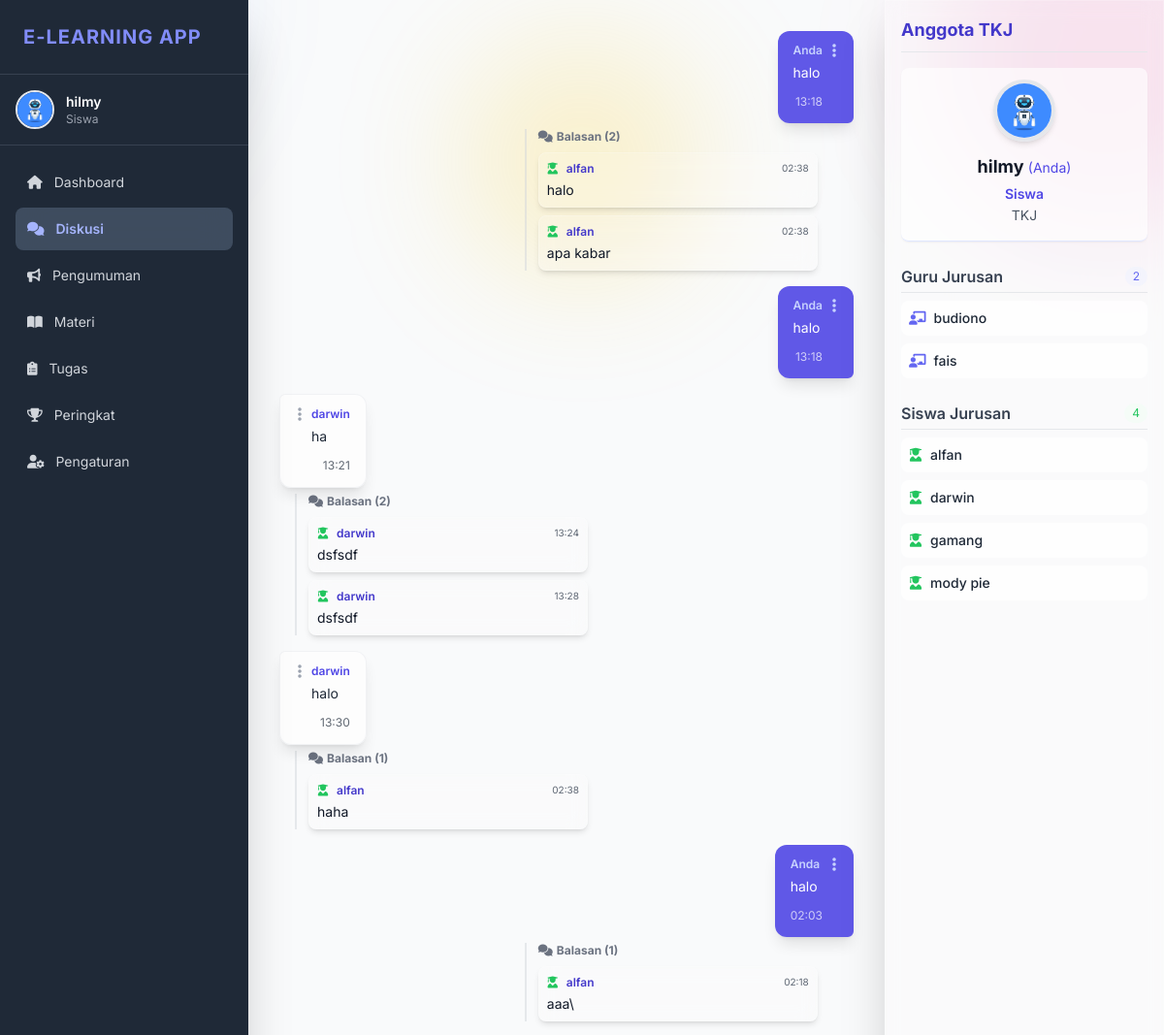
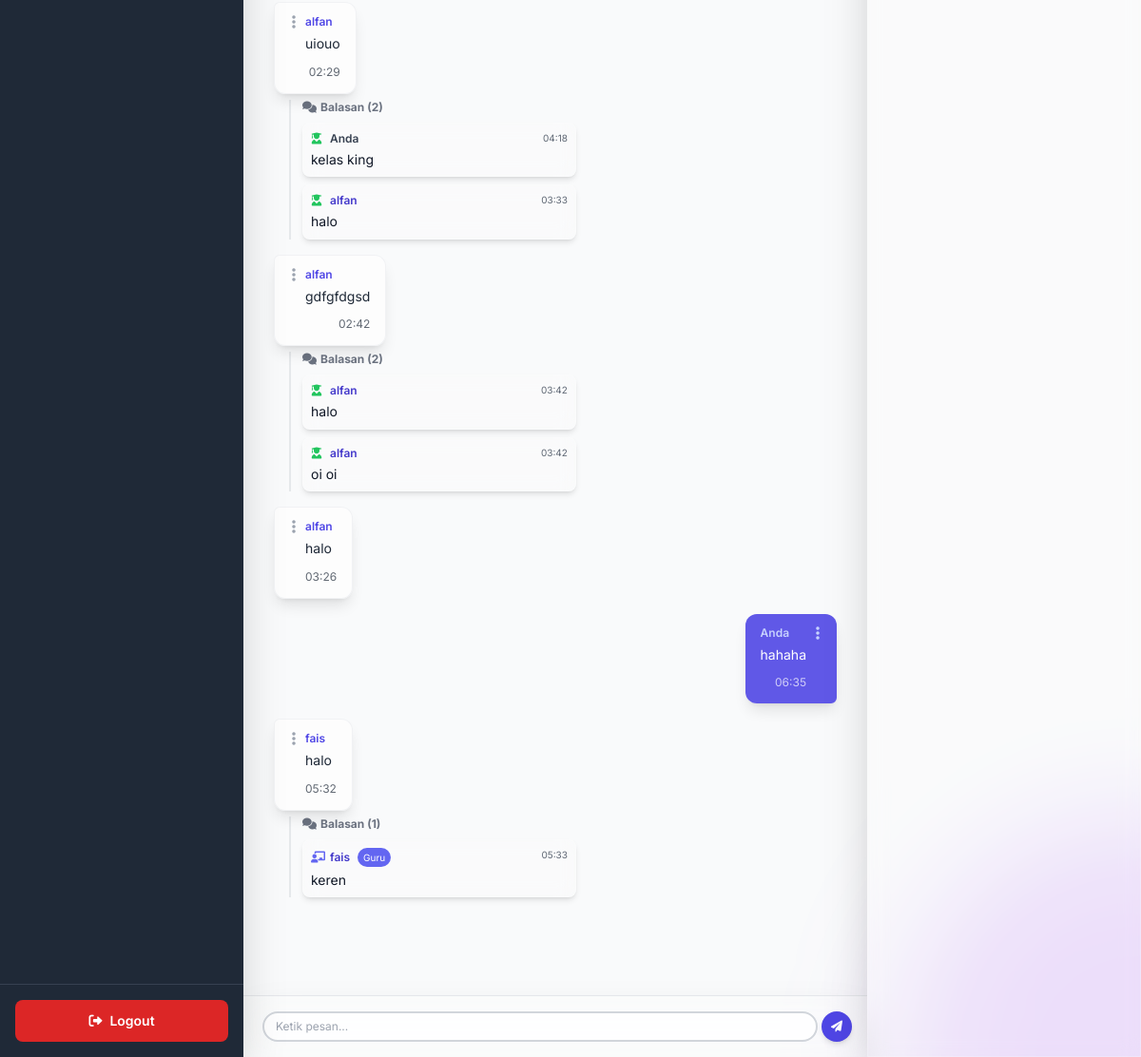
The app's page /elearning/public/diskusi.php (signed in), older data (2 pictures, top to bottom).
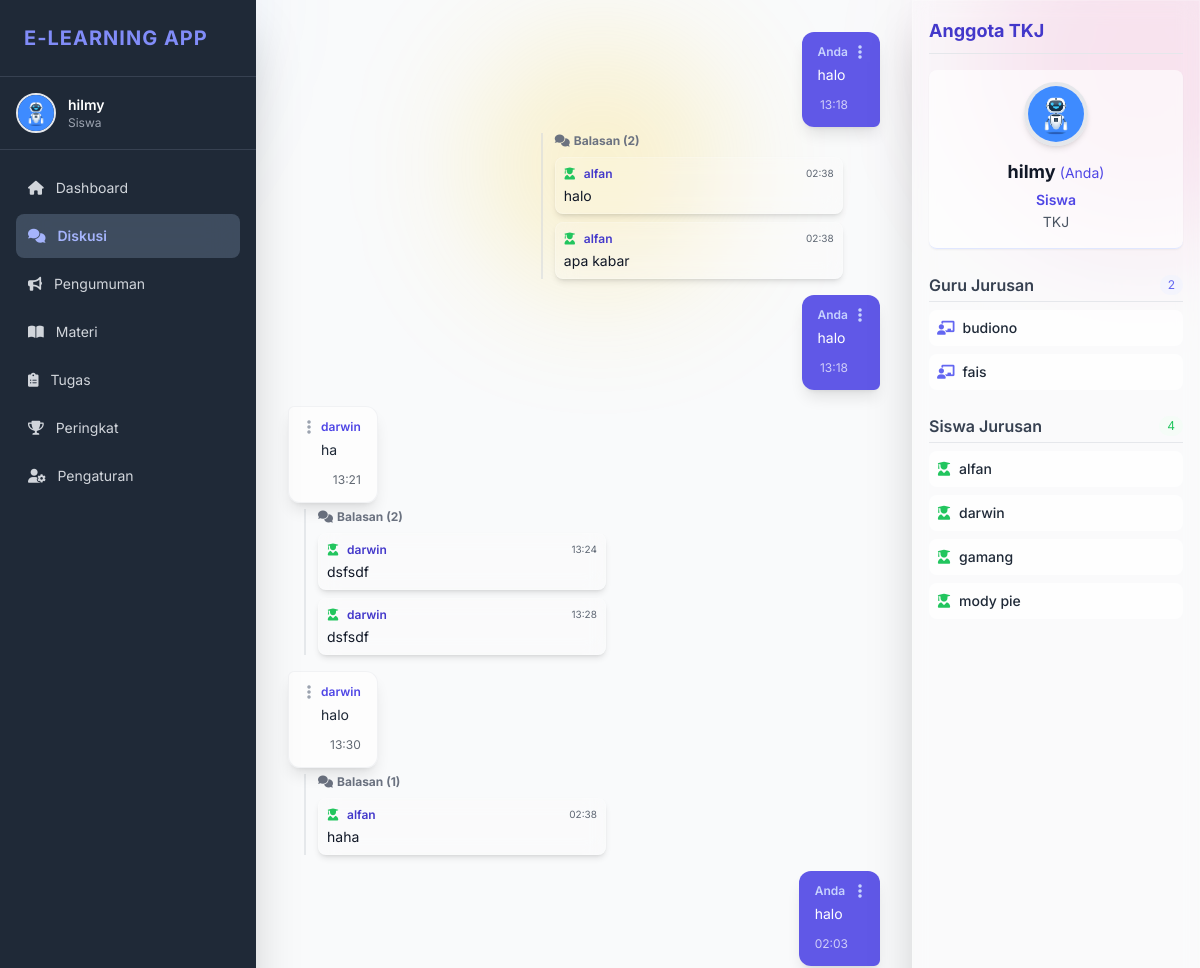
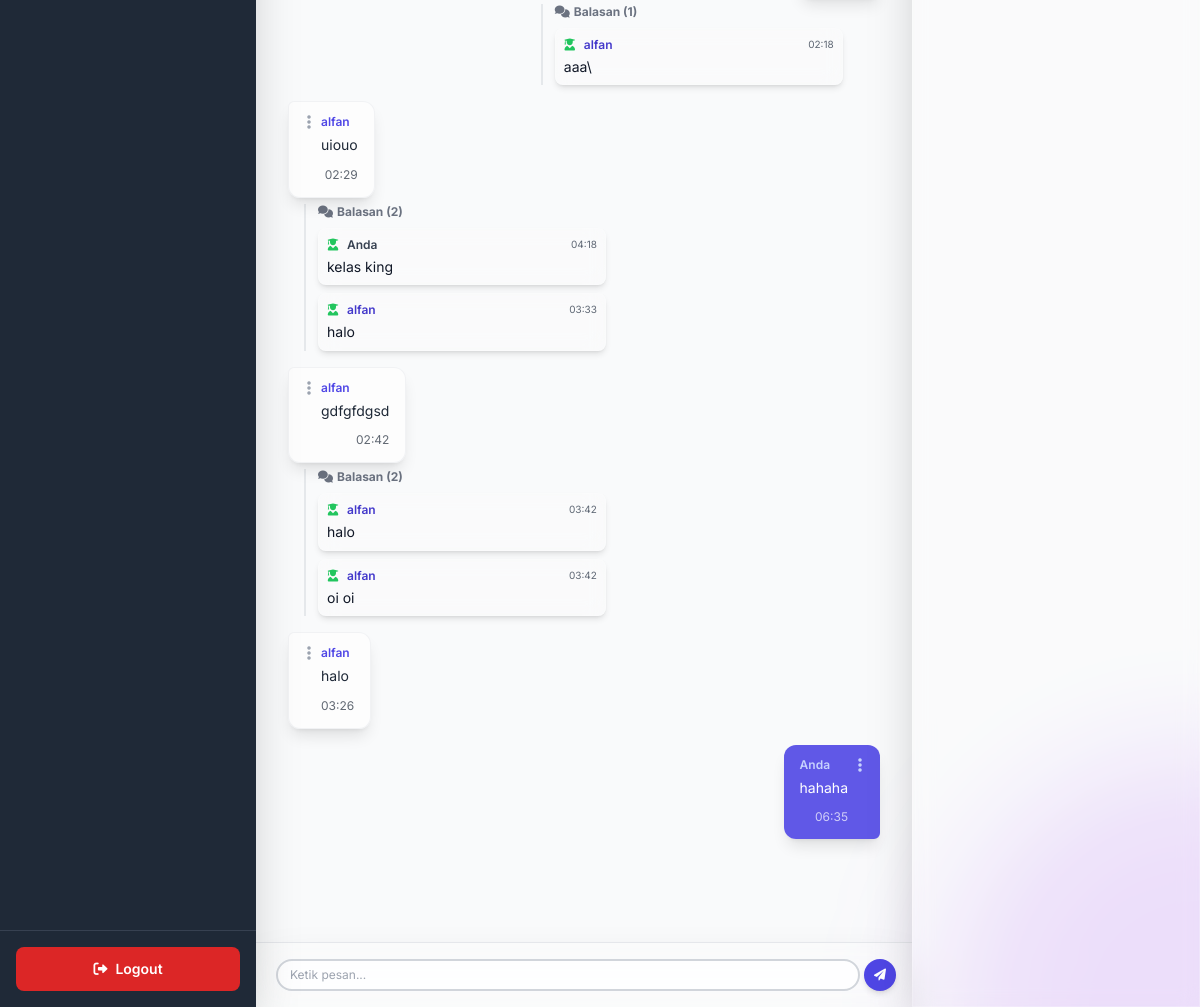
The same page, newer data (2 pictures, top to bottom).
### tables this page shows
CREATE TABLE `users` (
  `id` int(11) NOT NULL,
  `nama` varchar(100) NOT NULL,
  `jurusan` enum('RPL','TKJ','Akuntansi','Multimedia','Pemasaran','N/A') NOT NULL,
  `email` varchar(100) NOT NULL,
  `password` varchar(255) NOT NULL,
  `role` enum('siswa','guru') NOT NULL,
  `foto_profil` varchar(255) DEFAULT NULL,
  `token` varchar(100) DEFAULT NULL,
  `is_verified` tinyint(1) DEFAULT 0,
  `created_at` timestamp NOT NULL DEFAULT current_timestamp(),
  `reset_token` varchar(255) DEFAULT NULL,
  `reset_expired` datetime DEFAULT NULL
);

CREATE TABLE `diskusi` (
  `id` int(11) NOT NULL,
  `judul` varchar(255) NOT NULL,
  `isi` text NOT NULL,
  `user_id` int(11) NOT NULL,
  `jurusan` enum('RPL','TKJ','Akuntansi','Multimedia','Pemasaran') NOT NULL,
  `created_at` timestamp NOT NULL DEFAULT current_timestamp()
);

CREATE TABLE `diskusi_reply` (
  `id` int(11) NOT NULL,
  `diskusi_id` int(11) NOT NULL,
  `user_id` int(11) NOT NULL,
  `isi` text NOT NULL,
  `jurusan` enum('RPL','TKJ','Akuntansi','Multimedia','Pemasaran','N/A') NOT NULL,
  `created_at` timestamp NOT NULL DEFAULT current_timestamp()
);

### elearning/public/diskusi.php (the view, shortened to what the rows shown need)
<?php
require_once __DIR__ . '/../config/db.php';
$user_id = $_SESSION['user_id'];
try {
    $stmt = $pdo->prepare("SELECT * FROM users WHERE id = :id LIMIT 1");
    $stmt->execute(['id' => $user_id]);
    $user = $stmt->fetch(PDO::FETCH_ASSOC);
    $nama    = htmlspecialchars($user['nama']);
    $jurusan = htmlspecialchars($user['jurusan']);
    $role    = htmlspecialchars($user['role']);
    $initial = strtoupper(substr($nama, 0, 1));
    $foto = !empty($user['foto_profil']) ? "../" . htmlspecialchars($user['foto_profil']) : null;
} catch (PDOException $e) {
    echo "Terjadi kesalahan database: " . $e->getMessage();
    exit;
}
$stmt = $pdo->prepare("SELECT d.*, u.nama FROM diskusi d JOIN users u ON d.user_id = u.id WHERE d.jurusan = :jurusan_user ORDER BY d.created_at ASC");
$stmt->execute(['jurusan_user' => $jurusan]);
$pesan = $stmt->fetchAll();
$stmtGuru = $pdo->prepare("SELECT nama, email FROM users WHERE jurusan = :jurusan_user AND role = 'guru' ORDER BY nama ASC");
$stmtGuru->execute(['jurusan_user' => $jurusan]);
$guru_jurusan = $stmtGuru->fetchAll(PDO::FETCH_ASSOC);
$stmtSiswa = $pdo->prepare("SELECT nama, email FROM users WHERE jurusan = :jurusan_user AND role = 'siswa' AND id != :current_user_id ORDER BY nama ASC");
$stmtSiswa->execute(['jurusan_user' => $jurusan, 'current_user_id' => $user_id]);
$siswa_jurusan = $stmtSiswa->fetchAll(PDO::FETCH_ASSOC);
?>
<!DOCTYPE html>
<html lang="id">
<head>
    <script src="https://cdn.tailwindcss.com"></script>
    <link rel="stylesheet" href="https://cdnjs.cloudflare.com/ajax/libs/font-awesome/6.0.0-beta3/css/all.min.css" />
</head>
<body class="bg-gray-50 min-h-screen">
    <div class="flex flex-1 overflow-hidden pt-12 md:pt-0">
        <?php require_once __DIR__ . '/../private/sidebar.php';?>
        <div id="chat-panel" class="flex flex-col flex-1 relative overflow-hidden pb-24 md:pb-6">
            <main id="chat-feed" class="p-4 md:p-8 main-content overflow-y-auto pt-16 md:pt-8 md:ml-64 lg:mr-72">
                <?php foreach ($pesan as $row):
                    $is_current_user = ($row['user_id'] == $user_id);
                    $replyStmt = $pdo->prepare("
                        SELECT r.*, u.nama, u.role
                        FROM diskusi_reply r
                        JOIN users u ON r.user_id = u.id
                        WHERE r.diskusi_id = ?
                        ORDER BY r.created_at ASC
                    ");
                    $replyStmt->execute([$row['id']]);
                    $replies = $replyStmt->fetchAll();
                ?>
                <div class="flex <?= htmlspecialchars($is_current_user ? 'justify-end' : 'justify-start', ENT_QUOTES, 'UTF-8'); ?> mb-4">
                    <div class="w-full sm:max-w-3/4 md:max-w-[70%] lg:max-w-[60%] flex flex-col">
                        <div class="rounded-xl p-3 shadow-lg relative
                            <?= htmlspecialchars(
                                $is_current_user
                                    ? 'bg-indigo-600/90 text-white rounded-br-md ml-auto'
                                    : 'bubble-white text-gray-800 rounded-tl-md mr-auto',
                                ENT_QUOTES,
                                'UTF-8'
                            ); ?>">
                            <div class="absolute top-0 p-2 z-20
                                <?= htmlspecialchars($is_current_user ? 'right-0' : 'left-0', ENT_QUOTES, 'UTF-8'); ?>">
                                <button
                                    id="action-btn-<?= htmlspecialchars($row['id'], ENT_QUOTES, 'UTF-8'); ?>"
                                    onclick="toggleActionsMenu(<?= (int)$row['id']; ?>)"
                                    class="p-1 rounded-full transition duration-150 inline-flex items-center
                                    <?= htmlspecialchars(
                                        $is_current_user
                                            ? 'text-indigo-200 hover:text-white hover:bg-indigo-700'
                                            : 'text-gray-400 hover:text-gray-700 hover:bg-gray-100/50',
                                        ENT_QUOTES,
                                        'UTF-8'
                                    ); ?>">
                                    <i class="fas fa-ellipsis-v h-4 w-4"></i>
                                </button>
                            </div>
                            <div class="
                                <?= htmlspecialchars($is_current_user ? 'pr-5 pl-1' : 'pl-5 pr-1', ENT_QUOTES, 'UTF-8'); ?>">
                                <p class="font-semibold text-xs mb-1
                                    <?= htmlspecialchars($is_current_user ? 'text-indigo-200' : 'text-indigo-600', ENT_QUOTES, 'UTF-8'); ?>">
                                    <?= $is_current_user ? 'Anda' : htmlspecialchars($row['nama'], ENT_QUOTES, 'UTF-8'); ?>
                                </p>
                                <p class="text-sm break-words leading-relaxed">
                                    <?= nl2br(htmlspecialchars($row['isi'], ENT_QUOTES, 'UTF-8')); ?>
                                </p>
                                <div class="text-right mt-1">
                                    <small class="text-xs opacity-70">
                                        <?= htmlspecialchars(date("H:i", strtotime($row['created_at'])), ENT_QUOTES, 'UTF-8'); ?>
                                    </small>
                                </div>
                            </div>
                        </div>
                        <?php if ($replies): ?>
                        <div class="mt-1.5 ml-4 border-l-2 border-gray-300/50 pl-3 space-y-2 max-w-full sm:max-w-[85%]">
                            <p class="text-xs font-bold text-gray-500 mb-1 flex items-center">
                                <i class="fas fa-comments text-xs mr-1"></i>
                                Balasan (<?= htmlspecialchars(count($replies), ENT_QUOTES, 'UTF-8'); ?>)
                            </p>
                            <?php foreach ($replies as $rp):
                                $is_reply_user = ($rp['user_id'] == $user_id);
                                $role_icon = ($rp['role'] === 'guru')
                                    ? 'fas fa-chalkboard-teacher text-indigo-500'
                                    : 'fas fa-user-graduate text-green-500';
                            ?>
                                <div class="relative p-2 rounded-lg glass-effect shadow-md transition duration-150 ease-in-out hover:shadow-xl w-full">
                                    <div class="flex justify-between items-start mb-1">
                                        <p class="font-semibold text-xs flex items-center flex-1
                                            <?= htmlspecialchars($is_reply_user ? 'text-gray-700' : 'text-indigo-700', ENT_QUOTES, 'UTF-8'); ?>">
                                            <i class="<?= htmlspecialchars($role_icon, ENT_QUOTES, 'UTF-8'); ?> w-3.5 mr-1.5"></i>
                                            <?= $is_reply_user ? 'Anda' : htmlspecialchars($rp['nama'], ENT_QUOTES, 'UTF-8'); ?>
                                            <?php if ($rp['role'] === 'guru'): ?>
                                                <span class="ml-2 text-[10px] font-normal text-white bg-indigo-500 px-1.5 py-0.5 rounded-full">
                                                    Guru
                                                </span>
                                            <?php endif; ?>
                                        </p>
                                        <small class="text-gray-700 text-[10px] flex-shrink-0 ml-2 opacity-80">
                                            <?= htmlspecialchars(date("H:i", strtotime($rp['created_at'])), ENT_QUOTES, 'UTF-8'); ?>
                                        </small>
                                    </div>
                                    <p class="text-sm text-gray-900 break-words leading-snug">
                                        <?= nl2br(htmlspecialchars($rp['isi'], ENT_QUOTES, 'UTF-8')); ?>
                                    </p>
                                </div>
                            <?php endforeach; ?>
                        </div>
                        <?php endif; ?>
                    </div>
                </div>
                <?php endforeach; ?>
            </main>
        </div>
        <aside id="sidebar-kanan"
            class="fixed inset-y-0 right-0 w-72 glass-effect border-l p-4 overflow-y-auto shadow-2xl z-[60] transform translate-x-full
            lg:translate-x-0 lg:block lg:h-screen transition-transform duration-300 ease-in-out flex-shrink-0">
            <div class="flex justify-between items-center mb-4 border-b pb-2">
                <h2 class="text-lg font-bold text-indigo-700">Anggota <?= htmlspecialchars($jurusan, ENT_QUOTES, 'UTF-8'); ?></h2>
            </div>
            <div class="mb-6 pb-4 border-b border-indigo-100 bg-white/60 p-3 rounded-lg shadow-sm">
                <div class="flex flex-col items-center text-center">
                    <?php if ($foto): ?>
                        <img src="<?= htmlspecialchars($foto, ENT_QUOTES, 'UTF-8'); ?>"
                            alt="<?= htmlspecialchars($initial, ENT_QUOTES, 'UTF-8'); ?> Avatar"
                            class="h-16 w-16 rounded-full object-cover border-4 <?= htmlspecialchars($border_random, ENT_QUOTES, 'UTF-8'); ?> shadow-md">
                    <?php endif; ?>
                    <h3 class="text-lg font-bold text-gray-900 mt-3 mb-1">
                        <?= htmlspecialchars($nama, ENT_QUOTES, 'UTF-8'); ?>
                        <span class="text-sm text-indigo-600 font-normal">(Anda)</span>
                    </h3>
                    <div class="text-sm text-gray-600 space-y-0.5">
                        <p class="capitalize">
                            <span class="font-semibold text-indigo-600">
                                <?= htmlspecialchars($role, ENT_QUOTES, 'UTF-8'); ?>
                            </span>
                        </p>
                        <p><?= htmlspecialchars($jurusan, ENT_QUOTES, 'UTF-8'); ?></p>
                    </div>
                </div>
            </div>
            <div class="mb-6">
                <ul class="space-y-2">
                    <?php if (empty($guru_jurusan)): ?>
                        <li class="text-sm text-gray-500 italic">Tidak ada guru terdaftar.</li>
                    <?php else: ?>
                        <?php foreach ($guru_jurusan as $guru): ?>
                            <li class="p-2 bg-white/70 rounded-lg text-sm truncate flex items-center hover:bg-white/90 transition duration-100"
                                title="<?= htmlspecialchars($guru['email'], ENT_QUOTES, 'UTF-8'); ?>">
                                <i class="fas fa-chalkboard-teacher text-indigo-500 mr-2 flex-shrink-0"></i>
                                <span class="font-medium text-gray-800">
                                    <?= htmlspecialchars($guru['nama'], ENT_QUOTES, 'UTF-8'); ?>
                                </span>
                            </li>
                        <?php endforeach; ?>
                    <?php endif; ?>
                </ul>
            </div>
            <div>
                <ul class="space-y-2">
                    <?php if (empty($siswa_jurusan)): ?>
                        <li class="text-sm text-gray-500 italic">Tidak ada siswa lain terdaftar.</li>
                    <?php else: ?>
                        <?php foreach ($siswa_jurusan as $siswa): ?>
                            <li class="p-2 bg-white/70 rounded-lg text-sm truncate flex items-center hover:bg-white/90 transition duration-100"
                                title="<?= htmlspecialchars($siswa['email'], ENT_QUOTES, 'UTF-8'); ?>">
                                <i class="fas fa-user-graduate text-green-500 mr-2 flex-shrink-0"></i>
                                <span class="font-medium text-gray-800">
                                    <?= htmlspecialchars($siswa['nama'], ENT_QUOTES, 'UTF-8'); ?>
                                </span>
                            </li>
                        <?php endforeach; ?>
                    <?php endif; ?>
                </ul>
            </div>
        </aside>
    </div>
</body>
</html>

### elearning/private/sidebar.php (shortened to what the rows shown need)
<aside id="sidebar"
    class="w-64 bg-gray-900/50 backdrop-blur-md text-white flex-shrink-0 flex flex-col shadow-2xl
        fixed inset-y-0 left-0 transform -translate-x-full
        md:bg-gray-800 md:backdrop-blur-none md:translate-x-0 md:flex md:h-screen md:shadow-2xl
        transition duration-300 ease-in-out z-[65]">
    <div class="p-6 border-b border-gray-700">
        <h2 class="text-xl font-bold tracking-wider uppercase text-indigo-400">
            E-Learning App
        </h2>
    </div>
    <div class="p-4 flex items-center border-b border-gray-700">
        <?php if ($foto): ?>
            <img
                src="<?php echo htmlspecialchars($foto, ENT_QUOTES, 'UTF-8'); ?>"
                class="w-10 h-10 rounded-full object-cover border-2"
                alt="Foto Profil"
            >
        <?php else: ?>
            <div class="w-10 h-10 rounded-full flex items-center justify-center text-white text-lg font-bold border-2 <?php echo htmlspecialchars($bg_random, ENT_QUOTES, 'UTF-8'); ?>">
                <?php echo htmlspecialchars($initial, ENT_QUOTES, 'UTF-8'); ?>
            </div>
        <?php endif; ?>
        <div class="ml-3">
            <p class="text-sm font-semibold truncate">
                <?php echo htmlspecialchars($nama, ENT_QUOTES, 'UTF-8'); ?>
            </p>
            <p class="text-xs text-gray-400 capitalize">
                <?php echo htmlspecialchars($role, ENT_QUOTES, 'UTF-8'); ?>
            </p>
        </div>
    </div>
</aside>

Row changes from the older to the newer data that the page shows:
removed diskusi: user.nama "fais", isi "halo", created_at "05:32", count($replies) "1"
removed diskusi_reply: user.nama "fais", shows "Guru", created_at "05:33", isi "keren"
